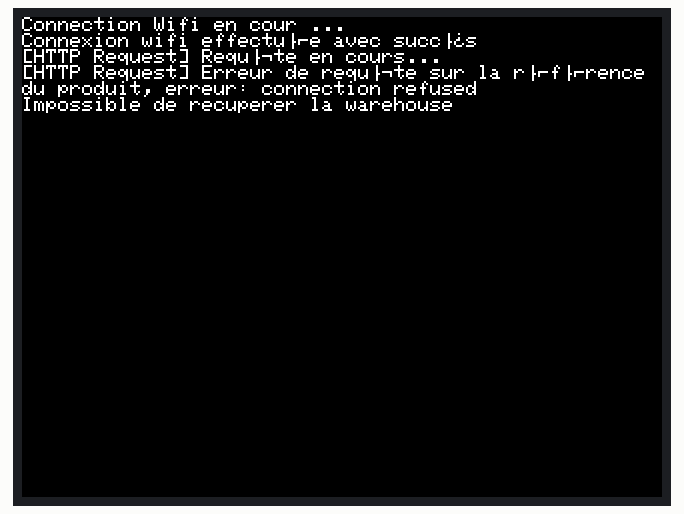
Simulated run of this sketch. Board: ESP32. On the bench: 320×240 colour display. WiFi joins after 1.5 s; servers stay silent unless stated.

Above: at 1.9 s.

The sketch:

Wifi_access_point.ino
```cpp
#include <Arduino_JSON.h>

#include <M5Stack.h>
#include <WiFiMulti.h>
#include <HTTPClient.h>
#include "WifiAccessPoint.h"

//WiFiMulti wifiMulti;
//HTTPClient http;
WifiAccessPoint wifiAccessPoint;

//const char *ssid = "Remiwifi";
//const char *password = "remistiti";
//int httpCode;

void setup()
{
  M5.begin();
  M5.Power.begin();

  //faire la connexion wifi

  //faire tourner le moteur pas à pas

  // lire le rfid

  //arrêter le moteur pas à pas

  // faire l'appel au dollibar

  // faire tourner le moteur pas à pas,

  // pivoter le servomoteur dans la bonne direction grâce au retour de l'appel dollibar

  // recommencer à la ligne 26 ...

  bool success = wifiAccessPoint.setupWifiConnection("Remiwifi", "remistiti");

  if (success != 1)
  {
    // condition à modifier ici, par exemple reboucler sur la connexion wifi
    M5.Lcd.println("Impossible de connecter la wifi");
    return;
  }

  char result = wifiAccessPoint.requestDollicloud("4663866229107128");
  if(result == 'Z')
  {
    // condition à modifier ici, par exemple reboucler sur la requete dollibar
    M5.Lcd.println("Impossible de recuperer la warehouse");
    return;
  }

  M5.Lcd.printf("Voici la warehouse id : %d\n", (const char*) result);
}

void loop()
{
}
```

WifiAccessPoint.cpp
```cpp
#include <Arduino.h>
#include <M5Stack.h>
#include <Arduino_JSON.h>
#include <WiFiMulti.h>
#include <HTTPClient.h>

#include "WifiAccessPoint.h"

WiFiMulti wifiMulti;
HTTPClient http;
int httpCode;

WifiAccessPoint::WifiAccessPoint()
{
}

bool WifiAccessPoint::setupWifiConnection(const char *ssid, const char *password)
{
  wifiMulti.addAP(ssid, password);
  M5.Lcd.println("Connection Wifi en cour ...");
  if ((wifiMulti.run() == WL_CONNECTED))
  {
    M5.Lcd.println("\Connexion wifi effectuée avec succès");
    return true;
  }
  else
  {
    M5.Lcd.println("Une erreur est survenue lors de la connection wifi");
    return false;
  }

}

char WifiAccessPoint::requestDollicloud(String productRef)
{
    M5.Lcd.print("[HTTP Request] Requête en cours...\n");
    http.begin("https://t-iot-901.with4.dolicloud.com/api/index.php/products/ref/" + productRef);
    http.addHeader("DOLAPIKEY", "6JarUoS9O10yB0tI9nU7ve0ZRa1hR0Uw");

    httpCode = http.GET();

    if (httpCode <= 0 || httpCode != HTTP_CODE_OK)
    {
      M5.Lcd.printf("[HTTP Request] Erreur de requête sur la référence du produit, erreur: %s\n", http.errorToString(httpCode).c_str());
      http.end();
      return 'Z';
    }

    JSONVar product = JSON.parse(http.getString());
    http.end();

    http.begin("https://t-iot-901.with4.dolicloud.com/api/index.php/warehouses/" + product["fk_default_warehouse"]);
    http.addHeader("DOLAPIKEY", "6JarUoS9O10yB0tI9nU7ve0ZRa1hR0Uw");

    httpCode = http.GET();

    if (httpCode <= 0 || httpCode != HTTP_CODE_OK)
    {
      M5.Lcd.printf("[HTTP Request] Erreur de requête sur la warehouse, erreur: %s\n", http.errorToString(httpCode).c_str());
      http.end();
      return 'Z';
    }

    M5.Lcd.printf("[HTTP Request] Requete effectuee avec succes... code: %d\n", httpCode);

    JSONVar warehouse = JSON.parse(http.getString());

    M5.Lcd.print("Label de la warehouse : ");
    M5.Lcd.println((const char*) warehouse["label"]);

    http.end();

    return warehouse["label"];
}
```

WifiAccessPoint.h
```cpp
#ifndef WifiAccessPoint_h
#define WifiAccessPoint_h

#include <Arduino.h>

class WifiAccessPoint
{
  public:
    WifiAccessPoint();
    bool setupWifiConnection(const char *ssid, const char *password);
    char requestDollicloud(String productRef);
    // char findByProductRef(String productRef);

  private:
};

#endif
```
